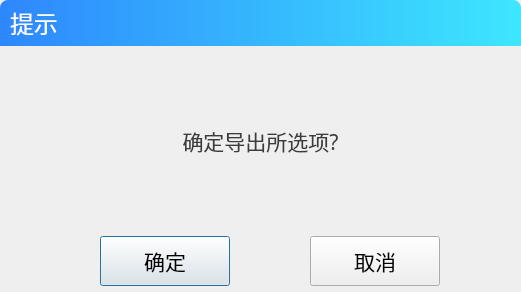
<?xml version="1.0" encoding="UTF-8"?>
<ui version="4.0">
 <class>MessageBox2</class>
 <widget class="QDialog" name="MessageBox2">
  <property name="geometry">
   <rect>
    <x>0</x>
    <y>0</y>
    <width>521</width>
    <height>292</height>
   </rect>
  </property>
  <property name="windowTitle">
   <string>Dialog</string>
  </property>
  <property name="modal">
   <bool>true</bool>
  </property>
  <layout class="QVBoxLayout" name="verticalLayout">
   <property name="leftMargin">
    <number>0</number>
   </property>
   <property name="topMargin">
    <number>0</number>
   </property>
   <property name="rightMargin">
    <number>0</number>
   </property>
   <property name="bottomMargin">
    <number>0</number>
   </property>
   <item>
    <widget class="QWidget" name="bgLabel" native="true">
     <layout class="QVBoxLayout" name="verticalLayout_2" stretch="0,1,0">
      <property name="leftMargin">
       <number>0</number>
      </property>
      <property name="topMargin">
       <number>0</number>
      </property>
      <property name="rightMargin">
       <number>0</number>
      </property>
      <property name="bottomMargin">
       <number>6</number>
      </property>
      <item>
       <widget class="QWidget" name="widget" native="true">
        <property name="minimumSize">
         <size>
          <width>0</width>
          <height>46</height>
         </size>
        </property>
        <property name="maximumSize">
         <size>
          <width>16777215</width>
          <height>46</height>
         </size>
        </property>
        <property name="font">
         <font>
          <pointsize>20</pointsize>
         </font>
        </property>
        <property name="styleSheet">
         <string notr="true">background-color: qlineargradient(spread:pad, x1:0, y1:0, x2:1, y2:0, stop:0 #2e87fd, stop:1 #3de7fe);border-top-left-radius:8px;border-top-right-radius:8px;</string>
        </property>
        <layout class="QHBoxLayout" name="horizontalLayout">
         <property name="leftMargin">
          <number>10</number>
         </property>
         <property name="topMargin">
          <number>0</number>
         </property>
         <property name="rightMargin">
          <number>0</number>
         </property>
         <property name="bottomMargin">
          <number>0</number>
         </property>
         <item>
          <widget class="QLabel" name="titleLabel">
           <property name="minimumSize">
            <size>
             <width>0</width>
             <height>46</height>
            </size>
           </property>
           <property name="maximumSize">
            <size>
             <width>16777215</width>
             <height>46</height>
            </size>
           </property>
           <property name="font">
            <font>
             <family>文泉驿微米黑</family>
             <pointsize>18</pointsize>
            </font>
           </property>
           <property name="styleSheet">
            <string notr="true">color:white;
background-color: rgba(255, 255, 255, 0);</string>
           </property>
           <property name="text">
            <string>提示</string>
           </property>
          </widget>
         </item>
         <item>
          <spacer name="horizontalSpacer">
           <property name="orientation">
            <enum>Qt::Horizontal</enum>
           </property>
           <property name="sizeHint" stdset="0">
            <size>
             <width>40</width>
             <height>20</height>
            </size>
           </property>
          </spacer>
         </item>
        </layout>
       </widget>
      </item>
      <item>
       <widget class="QLabel" name="messageLabel">
        <property name="palette">
         <palette>
          <active>
           <colorrole role="WindowText">
            <brush brushstyle="SolidPattern">
             <color alpha="255">
              <red>60</red>
              <green>60</green>
              <blue>60</blue>
             </color>
            </brush>
           </colorrole>
          </active>
          <inactive>
           <colorrole role="WindowText">
            <brush brushstyle="SolidPattern">
             <color alpha="255">
              <red>60</red>
              <green>60</green>
              <blue>60</blue>
             </color>
            </brush>
           </colorrole>
          </inactive>
          <disabled>
           <colorrole role="WindowText">
            <brush brushstyle="SolidPattern">
             <color alpha="255">
              <red>159</red>
              <green>158</green>
              <blue>158</blue>
             </color>
            </brush>
           </colorrole>
          </disabled>
         </palette>
        </property>
        <property name="font">
         <font>
          <family>Sans</family>
          <pointsize>16</pointsize>
         </font>
        </property>
        <property name="text">
         <string>确定导出所选项?</string>
        </property>
        <property name="alignment">
         <set>Qt::AlignCenter</set>
        </property>
        <property name="wordWrap">
         <bool>true</bool>
        </property>
       </widget>
      </item>
      <item>
       <layout class="QHBoxLayout" name="horizontalLayout_2">
        <property name="spacing">
         <number>0</number>
        </property>
        <item>
         <spacer name="horizontalSpacer_2">
          <property name="orientation">
           <enum>Qt::Horizontal</enum>
          </property>
          <property name="sizeType">
           <enum>QSizePolicy::Fixed</enum>
          </property>
          <property name="sizeHint" stdset="0">
           <size>
            <width>100</width>
            <height>20</height>
           </size>
          </property>
         </spacer>
        </item>
        <item>
         <widget class="QPushButton" name="okButton">
          <property name="minimumSize">
           <size>
            <width>130</width>
            <height>50</height>
           </size>
          </property>
          <property name="maximumSize">
           <size>
            <width>130</width>
            <height>50</height>
           </size>
          </property>
          <property name="font">
           <font>
            <family>文泉驿微米黑</family>
            <pointsize>16</pointsize>
           </font>
          </property>
          <property name="text">
           <string>确定</string>
          </property>
         </widget>
        </item>
        <item>
         <spacer name="horizontalSpacer_3">
          <property name="orientation">
           <enum>Qt::Horizontal</enum>
          </property>
          <property name="sizeType">
           <enum>QSizePolicy::Fixed</enum>
          </property>
          <property name="sizeHint" stdset="0">
           <size>
            <width>80</width>
            <height>20</height>
           </size>
          </property>
         </spacer>
        </item>
        <item>
         <widget class="QPushButton" name="cancelButton">
          <property name="minimumSize">
           <size>
            <width>130</width>
            <height>50</height>
           </size>
          </property>
          <property name="maximumSize">
           <size>
            <width>130</width>
            <height>50</height>
           </size>
          </property>
          <property name="font">
           <font>
            <family>文泉驿微米黑</family>
            <pointsize>16</pointsize>
           </font>
          </property>
          <property name="text">
           <string>取消</string>
          </property>
         </widget>
        </item>
        <item>
         <spacer name="horizontalSpacer_4">
          <property name="orientation">
           <enum>Qt::Horizontal</enum>
          </property>
          <property name="sizeHint" stdset="0">
           <size>
            <width>40</width>
            <height>20</height>
           </size>
          </property>
         </spacer>
        </item>
       </layout>
      </item>
     </layout>
    </widget>
   </item>
  </layout>
 </widget>
 <resources/>
 <connections/>
</ui>
